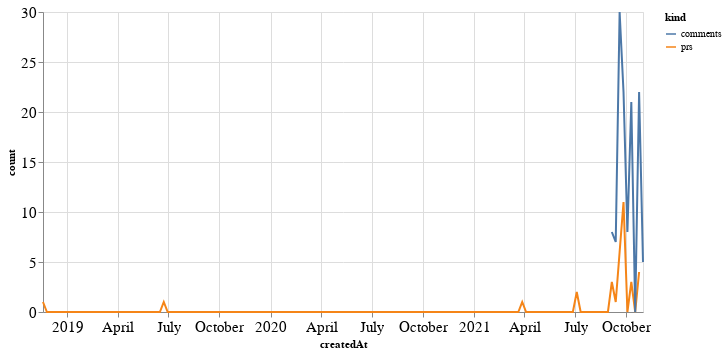

Source (notebook cell):
### Code cell
alt.Chart(total_time, width=600).mark_line().encode(
    x='createdAt',
    y='count',
    color='kind'
)

### Figure 1 — Vega-Lite specification as saved in the notebook (floating-point values rounded to 4 significant figures; data arrays with more than 128 entries replaced by an {"elided": "..."} marker saying what was removed)
{"config": {"axisLeft": {"labelFontSize": 15}, "axisBottom": {"labelFontSize": 15}}, "data": {"name": "data-c37fab2134f770680e2b84d331562068"}, "mark": "line", "encoding": {"color": {"type": "nominal", "field": "kind"}, "x": {"type": "temporal", "field": "createdAt"}, "y": {"type": "quantitative", "field": "count"}}, "width": 600, "$schema": "https://vega.github.io/schema/vega-lite/v4.8.1.json", "datasets": {"data-c37fab2134f770680e2b84d331562068": {"elided": "310 records"}}}
